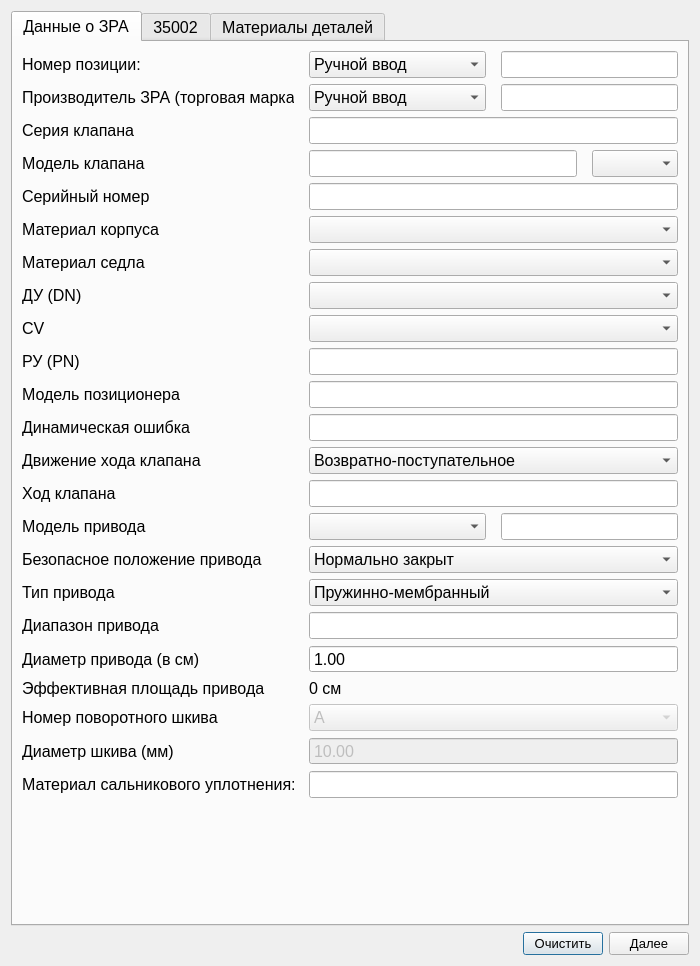
<?xml version="1.0" encoding="UTF-8"?>
<ui version="4.0">
 <class>ValveWindow</class>
 <widget class="QDialog" name="ValveWindow">
  <property name="geometry">
   <rect>
    <x>0</x>
    <y>0</y>
    <width>700</width>
    <height>966</height>
   </rect>
  </property>
  <property name="font">
   <font>
    <pointsize>10</pointsize>
   </font>
  </property>
  <property name="windowTitle">
   <string>Информация о ЗРА</string>
  </property>
  <layout class="QVBoxLayout" name="verticalLayout">
   <item>
    <widget class="QTabWidget" name="tabWidget_Data">
     <property name="font">
      <font>
       <pointsize>12</pointsize>
      </font>
     </property>
     <property name="currentIndex">
      <number>0</number>
     </property>
     <widget class="QWidget" name="tab_data">
      <attribute name="title">
       <string>Данные о ЗРА</string>
      </attribute>
      <layout class="QVBoxLayout" name="verticalLayout_2">
       <item>
        <layout class="QHBoxLayout" name="horizontalLayout_positionNumber">
         <property name="spacing">
          <number>15</number>
         </property>
         <item>
          <widget class="QLabel" name="label_positionNumber">
           <property name="minimumSize">
            <size>
             <width>272</width>
             <height>0</height>
            </size>
           </property>
           <property name="maximumSize">
            <size>
             <width>230</width>
             <height>16777215</height>
            </size>
           </property>
           <property name="text">
            <string>Номер позиции:</string>
           </property>
          </widget>
         </item>
         <item>
          <widget class="QComboBox" name="comboBox_positionNumber">
           <property name="sizePolicy">
            <sizepolicy hsizetype="Expanding" vsizetype="Fixed">
             <horstretch>0</horstretch>
             <verstretch>0</verstretch>
            </sizepolicy>
           </property>
           <item>
            <property name="text">
             <string>Ручной ввод</string>
            </property>
           </item>
          </widget>
         </item>
         <item>
          <widget class="QLineEdit" name="lineEdit_positionNumber">
           <property name="sizePolicy">
            <sizepolicy hsizetype="Expanding" vsizetype="Fixed">
             <horstretch>0</horstretch>
             <verstretch>0</verstretch>
            </sizepolicy>
           </property>
          </widget>
         </item>
        </layout>
       </item>
       <item>
        <layout class="QHBoxLayout" name="horizontalLayout_5">
         <property name="spacing">
          <number>15</number>
         </property>
         <item>
          <widget class="QLabel" name="label_manufacturer">
           <property name="sizePolicy">
            <sizepolicy hsizetype="Expanding" vsizetype="Preferred">
             <horstretch>0</horstretch>
             <verstretch>0</verstretch>
            </sizepolicy>
           </property>
           <property name="minimumSize">
            <size>
             <width>272</width>
             <height>0</height>
            </size>
           </property>
           <property name="maximumSize">
            <size>
             <width>230</width>
             <height>16777215</height>
            </size>
           </property>
           <property name="text">
            <string>Производитель ЗРА (торговая марка)</string>
           </property>
          </widget>
         </item>
         <item>
          <widget class="QComboBox" name="comboBox_manufacturer">
           <property name="sizePolicy">
            <sizepolicy hsizetype="Expanding" vsizetype="Fixed">
             <horstretch>0</horstretch>
             <verstretch>0</verstretch>
            </sizepolicy>
           </property>
           <property name="minimumSize">
            <size>
             <width>0</width>
             <height>0</height>
            </size>
           </property>
           <item>
            <property name="text">
             <string>Ручной ввод</string>
            </property>
           </item>
          </widget>
         </item>
         <item>
          <widget class="QLineEdit" name="lineEdit_manufacturer">
           <property name="sizePolicy">
            <sizepolicy hsizetype="Expanding" vsizetype="Fixed">
             <horstretch>0</horstretch>
             <verstretch>0</verstretch>
            </sizepolicy>
           </property>
          </widget>
         </item>
        </layout>
       </item>
       <item>
        <layout class="QHBoxLayout" name="horizontalLayout_valveSeries">
         <property name="spacing">
          <number>15</number>
         </property>
         <item>
          <widget class="QLabel" name="label_valveSeries">
           <property name="minimumSize">
            <size>
             <width>272</width>
             <height>0</height>
            </size>
           </property>
           <property name="maximumSize">
            <size>
             <width>230</width>
             <height>16777215</height>
            </size>
           </property>
           <property name="text">
            <string>Серия клапана</string>
           </property>
          </widget>
         </item>
         <item>
          <widget class="QLineEdit" name="lineEdit_valveSeries"/>
         </item>
        </layout>
       </item>
       <item>
        <layout class="QHBoxLayout" name="horizontalLayout_valveModel">
         <property name="spacing">
          <number>15</number>
         </property>
         <item>
          <widget class="QLabel" name="label_valveModel">
           <property name="minimumSize">
            <size>
             <width>272</width>
             <height>0</height>
            </size>
           </property>
           <property name="maximumSize">
            <size>
             <width>230</width>
             <height>16777215</height>
            </size>
           </property>
           <property name="text">
            <string>Модель клапана</string>
           </property>
          </widget>
         </item>
         <item>
          <widget class="QLineEdit" name="lineEdit_valveModel"/>
         </item>
         <item>
          <widget class="QComboBox" name="comboBox_valveModel">
           <property name="sizePolicy">
            <sizepolicy hsizetype="Preferred" vsizetype="Fixed">
             <horstretch>0</horstretch>
             <verstretch>0</verstretch>
            </sizepolicy>
           </property>
           <property name="minimumSize">
            <size>
             <width>0</width>
             <height>0</height>
            </size>
           </property>
          </widget>
         </item>
        </layout>
       </item>
       <item>
        <layout class="QHBoxLayout" name="horizontalLayout_6">
         <property name="spacing">
          <number>15</number>
         </property>
         <item>
          <widget class="QLabel" name="label_serial">
           <property name="minimumSize">
            <size>
             <width>272</width>
             <height>0</height>
            </size>
           </property>
           <property name="maximumSize">
            <size>
             <width>230</width>
             <height>16777215</height>
            </size>
           </property>
           <property name="text">
            <string>Серийный номер</string>
           </property>
          </widget>
         </item>
         <item>
          <widget class="QLineEdit" name="lineEdit_serial"/>
         </item>
        </layout>
       </item>
       <item>
        <layout class="QHBoxLayout" name="horizontalLayout_materialBody">
         <property name="spacing">
          <number>15</number>
         </property>
         <item>
          <widget class="QLabel" name="label_materialBody">
           <property name="minimumSize">
            <size>
             <width>272</width>
             <height>0</height>
            </size>
           </property>
           <property name="maximumSize">
            <size>
             <width>230</width>
             <height>16777215</height>
            </size>
           </property>
           <property name="text">
            <string>Материал корпуса</string>
           </property>
          </widget>
         </item>
         <item>
          <widget class="QComboBox" name="comboBox_materialBody">
           <property name="minimumSize">
            <size>
             <width>0</width>
             <height>0</height>
            </size>
           </property>
          </widget>
         </item>
        </layout>
       </item>
       <item>
        <layout class="QHBoxLayout" name="horizontalLayout_saddleMaterials">
         <property name="spacing">
          <number>15</number>
         </property>
         <item>
          <widget class="QLabel" name="label_material_saddleMaterials">
           <property name="minimumSize">
            <size>
             <width>272</width>
             <height>0</height>
            </size>
           </property>
           <property name="maximumSize">
            <size>
             <width>230</width>
             <height>16777215</height>
            </size>
           </property>
           <property name="text">
            <string>Материал седла</string>
           </property>
          </widget>
         </item>
         <item>
          <widget class="QComboBox" name="comboBox_materialSaddle"/>
         </item>
        </layout>
       </item>
       <item>
        <layout class="QHBoxLayout" name="horizontalLayout_8">
         <property name="spacing">
          <number>15</number>
         </property>
         <item>
          <widget class="QLabel" name="label_DN">
           <property name="minimumSize">
            <size>
             <width>272</width>
             <height>0</height>
            </size>
           </property>
           <property name="maximumSize">
            <size>
             <width>230</width>
             <height>16777215</height>
            </size>
           </property>
           <property name="text">
            <string>ДУ (DN)</string>
           </property>
          </widget>
         </item>
         <item>
          <widget class="QComboBox" name="comboBox_DN">
           <property name="sizePolicy">
            <sizepolicy hsizetype="Preferred" vsizetype="Fixed">
             <horstretch>0</horstretch>
             <verstretch>0</verstretch>
            </sizepolicy>
           </property>
           <property name="minimumSize">
            <size>
             <width>0</width>
             <height>0</height>
            </size>
           </property>
          </widget>
         </item>
        </layout>
       </item>
       <item>
        <layout class="QHBoxLayout" name="horizontalLayout_11">
         <property name="spacing">
          <number>15</number>
         </property>
         <item>
          <widget class="QLabel" name="label_CV">
           <property name="minimumSize">
            <size>
             <width>272</width>
             <height>0</height>
            </size>
           </property>
           <property name="maximumSize">
            <size>
             <width>230</width>
             <height>16777215</height>
            </size>
           </property>
           <property name="text">
            <string>CV</string>
           </property>
          </widget>
         </item>
         <item>
          <widget class="QComboBox" name="comboBox_CV"/>
         </item>
        </layout>
       </item>
       <item>
        <layout class="QHBoxLayout" name="horizontalLayout_PN">
         <property name="spacing">
          <number>15</number>
         </property>
         <item>
          <widget class="QLabel" name="label_PN">
           <property name="minimumSize">
            <size>
             <width>272</width>
             <height>0</height>
            </size>
           </property>
           <property name="maximumSize">
            <size>
             <width>230</width>
             <height>16777215</height>
            </size>
           </property>
           <property name="text">
            <string>РУ (PN)</string>
           </property>
          </widget>
         </item>
         <item>
          <widget class="QLineEdit" name="lineEdit_PN">
           <property name="sizePolicy">
            <sizepolicy hsizetype="Expanding" vsizetype="Fixed">
             <horstretch>0</horstretch>
             <verstretch>0</verstretch>
            </sizepolicy>
           </property>
          </widget>
         </item>
        </layout>
       </item>
       <item>
        <layout class="QHBoxLayout" name="horizontalLayout_12">
         <property name="spacing">
          <number>15</number>
         </property>
         <item>
          <widget class="QLabel" name="label_positioner">
           <property name="minimumSize">
            <size>
             <width>272</width>
             <height>0</height>
            </size>
           </property>
           <property name="maximumSize">
            <size>
             <width>230</width>
             <height>16777215</height>
            </size>
           </property>
           <property name="text">
            <string>Модель позиционера</string>
           </property>
          </widget>
         </item>
         <item>
          <widget class="QLineEdit" name="lineEdit_positioner"/>
         </item>
        </layout>
       </item>
       <item>
        <layout class="QHBoxLayout" name="horizontalLayout_13">
         <property name="spacing">
          <number>15</number>
         </property>
         <item>
          <widget class="QLabel" name="label_16">
           <property name="minimumSize">
            <size>
             <width>272</width>
             <height>0</height>
            </size>
           </property>
           <property name="maximumSize">
            <size>
             <width>230</width>
             <height>16777215</height>
            </size>
           </property>
           <property name="text">
            <string>Динамическая ошибка</string>
           </property>
          </widget>
         </item>
         <item>
          <widget class="QLineEdit" name="lineEdit_dinamicError"/>
         </item>
        </layout>
       </item>
       <item>
        <layout class="QHBoxLayout" name="horizontalLayout_20">
         <property name="spacing">
          <number>15</number>
         </property>
         <item>
          <widget class="QLabel" name="label_17">
           <property name="minimumSize">
            <size>
             <width>272</width>
             <height>0</height>
            </size>
           </property>
           <property name="maximumSize">
            <size>
             <width>230</width>
             <height>16777215</height>
            </size>
           </property>
           <property name="text">
            <string>Движение хода клапана</string>
           </property>
          </widget>
         </item>
         <item>
          <widget class="QComboBox" name="comboBox_stroke_movement">
           <item>
            <property name="text">
             <string>Возвратно-поступательное</string>
            </property>
           </item>
           <item>
            <property name="text">
             <string>Поворотное</string>
            </property>
           </item>
          </widget>
         </item>
        </layout>
       </item>
       <item>
        <layout class="QHBoxLayout" name="horizontalLayout_valveStroke">
         <property name="spacing">
          <number>15</number>
         </property>
         <item>
          <widget class="QLabel" name="label_valveStroke">
           <property name="minimumSize">
            <size>
             <width>272</width>
             <height>0</height>
            </size>
           </property>
           <property name="maximumSize">
            <size>
             <width>230</width>
             <height>16777215</height>
            </size>
           </property>
           <property name="text">
            <string>Ход клапана</string>
           </property>
          </widget>
         </item>
         <item>
          <widget class="QLineEdit" name="lineEdit_valveStroke"/>
         </item>
        </layout>
       </item>
       <item>
        <layout class="QHBoxLayout" name="horizontalLayout_14">
         <property name="spacing">
          <number>15</number>
         </property>
         <item>
          <widget class="QLabel" name="label_20">
           <property name="minimumSize">
            <size>
             <width>272</width>
             <height>0</height>
            </size>
           </property>
           <property name="maximumSize">
            <size>
             <width>230</width>
             <height>16777215</height>
            </size>
           </property>
           <property name="text">
            <string>Модель привода</string>
           </property>
          </widget>
         </item>
         <item>
          <widget class="QComboBox" name="comboBox_driveModel">
           <property name="sizePolicy">
            <sizepolicy hsizetype="Expanding" vsizetype="Fixed">
             <horstretch>0</horstretch>
             <verstretch>0</verstretch>
            </sizepolicy>
           </property>
           <property name="minimumSize">
            <size>
             <width>0</width>
             <height>0</height>
            </size>
           </property>
          </widget>
         </item>
         <item>
          <widget class="QLineEdit" name="lineEdit_modelDrive"/>
         </item>
        </layout>
       </item>
       <item>
        <layout class="QHBoxLayout" name="horizontalLayout_safePosition">
         <property name="spacing">
          <number>15</number>
         </property>
         <item>
          <widget class="QLabel" name="label_safePosition">
           <property name="minimumSize">
            <size>
             <width>272</width>
             <height>0</height>
            </size>
           </property>
           <property name="maximumSize">
            <size>
             <width>230</width>
             <height>16777215</height>
            </size>
           </property>
           <property name="text">
            <string>Безопасное положение привода</string>
           </property>
          </widget>
         </item>
         <item>
          <widget class="QComboBox" name="comboBox_safePosition">
           <item>
            <property name="text">
             <string>Нормально закрыт</string>
            </property>
           </item>
           <item>
            <property name="text">
             <string>Нормально открыт</string>
            </property>
           </item>
          </widget>
         </item>
        </layout>
       </item>
       <item>
        <layout class="QHBoxLayout" name="horizontalLayout_16">
         <property name="spacing">
          <number>15</number>
         </property>
         <item>
          <widget class="QLabel" name="label_12">
           <property name="minimumSize">
            <size>
             <width>272</width>
             <height>0</height>
            </size>
           </property>
           <property name="maximumSize">
            <size>
             <width>230</width>
             <height>16777215</height>
            </size>
           </property>
           <property name="text">
            <string>Тип привода</string>
           </property>
          </widget>
         </item>
         <item>
          <widget class="QComboBox" name="comboBox_driveType">
           <item>
            <property name="text">
             <string>Пружинно-мембранный</string>
            </property>
           </item>
           <item>
            <property name="text">
             <string>Поршневой</string>
            </property>
           </item>
          </widget>
         </item>
        </layout>
       </item>
       <item>
        <layout class="QHBoxLayout" name="horizontalLayout_17">
         <property name="spacing">
          <number>15</number>
         </property>
         <item>
          <widget class="QLabel" name="label_13">
           <property name="minimumSize">
            <size>
             <width>272</width>
             <height>0</height>
            </size>
           </property>
           <property name="maximumSize">
            <size>
             <width>230</width>
             <height>16777215</height>
            </size>
           </property>
           <property name="text">
            <string>Диапазон привода</string>
           </property>
          </widget>
         </item>
         <item>
          <widget class="QLineEdit" name="lineEdit_range"/>
         </item>
        </layout>
       </item>
       <item>
        <layout class="QHBoxLayout" name="horizontalLayout_18">
         <property name="spacing">
          <number>15</number>
         </property>
         <item>
          <widget class="QLabel" name="label_14">
           <property name="minimumSize">
            <size>
             <width>272</width>
             <height>0</height>
            </size>
           </property>
           <property name="maximumSize">
            <size>
             <width>230</width>
             <height>16777215</height>
            </size>
           </property>
           <property name="text">
            <string>Диаметр привода (в см)</string>
           </property>
          </widget>
         </item>
         <item>
          <widget class="QDoubleSpinBox" name="doubleSpinBox_diameter">
           <property name="buttonSymbols">
            <enum>QAbstractSpinBox::ButtonSymbols::NoButtons</enum>
           </property>
           <property name="minimum">
            <double>1.000000000000000</double>
           </property>
           <property name="maximum">
            <double>100.000000000000000</double>
           </property>
          </widget>
         </item>
        </layout>
       </item>
       <item>
        <layout class="QHBoxLayout" name="horizontalLayout_square">
         <property name="spacing">
          <number>15</number>
         </property>
         <item>
          <widget class="QLabel" name="label_square_2">
           <property name="minimumSize">
            <size>
             <width>272</width>
             <height>0</height>
            </size>
           </property>
           <property name="maximumSize">
            <size>
             <width>230</width>
             <height>16777215</height>
            </size>
           </property>
           <property name="text">
            <string>Эффективная площадь привода</string>
           </property>
          </widget>
         </item>
         <item>
          <widget class="QLabel" name="label_square">
           <property name="text">
            <string>0 см</string>
           </property>
          </widget>
         </item>
        </layout>
       </item>
       <item>
        <layout class="QHBoxLayout" name="horizontalLayout_toolNumber">
         <property name="spacing">
          <number>15</number>
         </property>
         <item>
          <widget class="QLabel" name="label_toolNumber">
           <property name="minimumSize">
            <size>
             <width>272</width>
             <height>0</height>
            </size>
           </property>
           <property name="maximumSize">
            <size>
             <width>230</width>
             <height>16777215</height>
            </size>
           </property>
           <property name="text">
            <string>Номер поворотного шкива</string>
           </property>
          </widget>
         </item>
         <item>
          <widget class="QComboBox" name="comboBox_toolNumber">
           <property name="enabled">
            <bool>false</bool>
           </property>
           <item>
            <property name="text">
             <string>A</string>
            </property>
           </item>
           <item>
            <property name="text">
             <string>B</string>
            </property>
           </item>
           <item>
            <property name="text">
             <string>C</string>
            </property>
           </item>
           <item>
            <property name="text">
             <string>D</string>
            </property>
           </item>
           <item>
            <property name="text">
             <string>Другое значение</string>
            </property>
           </item>
          </widget>
         </item>
        </layout>
       </item>
       <item>
        <layout class="QHBoxLayout" name="horizontalLayout_22">
         <property name="spacing">
          <number>15</number>
         </property>
         <item>
          <widget class="QLabel" name="label_21">
           <property name="minimumSize">
            <size>
             <width>272</width>
             <height>0</height>
            </size>
           </property>
           <property name="maximumSize">
            <size>
             <width>230</width>
             <height>16777215</height>
            </size>
           </property>
           <property name="text">
            <string>Диаметр шкива (мм)</string>
           </property>
          </widget>
         </item>
         <item>
          <widget class="QDoubleSpinBox" name="doubleSpinBox_diameter_pulley">
           <property name="enabled">
            <bool>false</bool>
           </property>
           <property name="buttonSymbols">
            <enum>QAbstractSpinBox::ButtonSymbols::NoButtons</enum>
           </property>
           <property name="minimum">
            <double>0.000000000000000</double>
           </property>
           <property name="maximum">
            <double>200.000000000000000</double>
           </property>
           <property name="value">
            <double>10.000000000000000</double>
           </property>
          </widget>
         </item>
        </layout>
       </item>
       <item>
        <layout class="QHBoxLayout" name="horizontalLayout_materialStuffingBoxSeal">
         <property name="spacing">
          <number>15</number>
         </property>
         <item>
          <widget class="QLabel" name="label_materialStuffingBoxSeal">
           <property name="minimumSize">
            <size>
             <width>272</width>
             <height>0</height>
            </size>
           </property>
           <property name="maximumSize">
            <size>
             <width>230</width>
             <height>16777215</height>
            </size>
           </property>
           <property name="text">
            <string>Материал сальникового уплотнения:</string>
           </property>
          </widget>
         </item>
         <item>
          <widget class="QLineEdit" name="lineEdit_materialStuffingBoxSeal"/>
         </item>
        </layout>
       </item>
       <item>
        <spacer name="verticalSpacer">
         <property name="orientation">
          <enum>Qt::Orientation::Vertical</enum>
         </property>
         <property name="sizeHint" stdset="0">
          <size>
           <width>20</width>
           <height>40</height>
          </size>
         </property>
        </spacer>
       </item>
      </layout>
     </widget>
     <widget class="QWidget" name="tab">
      <attribute name="title">
       <string>35002</string>
      </attribute>
      <layout class="QVBoxLayout" name="verticalLayout_4">
       <item>
        <layout class="QHBoxLayout" name="horizontalLayout_23">
         <property name="spacing">
          <number>15</number>
         </property>
         <item>
          <widget class="QLabel" name="label_plunger">
           <property name="sizePolicy">
            <sizepolicy hsizetype="Expanding" vsizetype="Preferred">
             <horstretch>0</horstretch>
             <verstretch>0</verstretch>
            </sizepolicy>
           </property>
           <property name="text">
            <string>Плунжер</string>
           </property>
          </widget>
         </item>
         <item>
          <widget class="QLineEdit" name="lineEdit_plunger"/>
         </item>
        </layout>
       </item>
       <item>
        <layout class="QHBoxLayout" name="horizontalLayout_24">
         <property name="spacing">
          <number>15</number>
         </property>
         <item>
          <widget class="QLabel" name="label_saddle">
           <property name="sizePolicy">
            <sizepolicy hsizetype="Expanding" vsizetype="Preferred">
             <horstretch>0</horstretch>
             <verstretch>0</verstretch>
            </sizepolicy>
           </property>
           <property name="text">
            <string>Седло</string>
           </property>
          </widget>
         </item>
         <item>
          <widget class="QLineEdit" name="lineEdit_saddle"/>
         </item>
        </layout>
       </item>
       <item>
        <layout class="QHBoxLayout" name="horizontalLayout_25">
         <property name="spacing">
          <number>15</number>
         </property>
         <item>
          <widget class="QLabel" name="label_bushing">
           <property name="sizePolicy">
            <sizepolicy hsizetype="Expanding" vsizetype="Preferred">
             <horstretch>0</horstretch>
             <verstretch>0</verstretch>
            </sizepolicy>
           </property>
           <property name="text">
            <string>Втулка</string>
           </property>
          </widget>
         </item>
         <item>
          <widget class="QLineEdit" name="lineEdit_bushing"/>
         </item>
        </layout>
       </item>
       <item>
        <layout class="QHBoxLayout" name="horizontalLayout_26">
         <property name="spacing">
          <number>15</number>
         </property>
         <item>
          <widget class="QLabel" name="label_oRing">
           <property name="sizePolicy">
            <sizepolicy hsizetype="Expanding" vsizetype="Preferred">
             <horstretch>0</horstretch>
             <verstretch>0</verstretch>
            </sizepolicy>
           </property>
           <property name="text">
            <string>Уплотнительное кольцо O-ring</string>
           </property>
          </widget>
         </item>
         <item>
          <widget class="QLineEdit" name="lineEdit_oRing"/>
         </item>
        </layout>
       </item>
       <item>
        <layout class="QHBoxLayout" name="horizontalLayout_28">
         <property name="spacing">
          <number>15</number>
         </property>
         <item>
          <widget class="QLabel" name="label_stuffingBoxSeal">
           <property name="sizePolicy">
            <sizepolicy hsizetype="Expanding" vsizetype="Preferred">
             <horstretch>0</horstretch>
             <verstretch>0</verstretch>
            </sizepolicy>
           </property>
           <property name="text">
            <string>Сальниковое уплотнение</string>
           </property>
          </widget>
         </item>
         <item>
          <widget class="QLineEdit" name="lineEdit_stuffingSeal"/>
         </item>
        </layout>
       </item>
       <item>
        <layout class="QHBoxLayout" name="horizontalLayout_27">
         <property name="spacing">
          <number>15</number>
         </property>
         <item>
          <widget class="QLabel" name="label_driveDiaphragm">
           <property name="sizePolicy">
            <sizepolicy hsizetype="Expanding" vsizetype="Preferred">
             <horstretch>0</horstretch>
             <verstretch>0</verstretch>
            </sizepolicy>
           </property>
           <property name="text">
            <string>Мембрана привода</string>
           </property>
          </widget>
         </item>
         <item>
          <widget class="QLineEdit" name="lineEdit_diaphragm"/>
         </item>
        </layout>
       </item>
       <item>
        <layout class="QHBoxLayout" name="horizontalLayout_29">
         <property name="spacing">
          <number>15</number>
         </property>
         <item>
          <widget class="QLabel" name="label_setOfCovers">
           <property name="sizePolicy">
            <sizepolicy hsizetype="Expanding" vsizetype="Preferred">
             <horstretch>0</horstretch>
             <verstretch>0</verstretch>
            </sizepolicy>
           </property>
           <property name="text">
            <string>Комплект крышек</string>
           </property>
          </widget>
         </item>
         <item>
          <widget class="QLineEdit" name="lineEdit_covers"/>
         </item>
        </layout>
       </item>
       <item>
        <layout class="QHBoxLayout" name="horizontalLayout_30">
         <property name="spacing">
          <number>15</number>
         </property>
         <item>
          <widget class="QLabel" name="label_shaft">
           <property name="sizePolicy">
            <sizepolicy hsizetype="Expanding" vsizetype="Preferred">
             <horstretch>0</horstretch>
             <verstretch>0</verstretch>
            </sizepolicy>
           </property>
           <property name="text">
            <string>Вал</string>
           </property>
          </widget>
         </item>
         <item>
          <widget class="QLineEdit" name="lineEdit_shaft"/>
         </item>
        </layout>
       </item>
       <item>
        <layout class="QHBoxLayout" name="horizontalLayout_31">
         <property name="spacing">
          <number>15</number>
         </property>
         <item>
          <widget class="QLabel" name="label_saddleLock">
           <property name="sizePolicy">
            <sizepolicy hsizetype="Expanding" vsizetype="Preferred">
             <horstretch>0</horstretch>
             <verstretch>0</verstretch>
            </sizepolicy>
           </property>
           <property name="text">
            <string>Фиксатор седла</string>
           </property>
          </widget>
         </item>
         <item>
          <widget class="QLineEdit" name="lineEdit_saddleLock"/>
         </item>
        </layout>
       </item>
       <item>
        <spacer name="verticalSpacer_3">
         <property name="orientation">
          <enum>Qt::Orientation::Vertical</enum>
         </property>
         <property name="sizeHint" stdset="0">
          <size>
           <width>20</width>
           <height>40</height>
          </size>
         </property>
        </spacer>
       </item>
      </layout>
     </widget>
     <widget class="QWidget" name="tab_materials">
      <attribute name="title">
       <string>Материалы деталей</string>
      </attribute>
      <layout class="QVBoxLayout" name="verticalLayout_3">
       <item>
        <layout class="QHBoxLayout" name="horizontalLayout_2">
         <property name="spacing">
          <number>15</number>
         </property>
         <item>
          <widget class="QLabel" name="label_23">
           <property name="sizePolicy">
            <sizepolicy hsizetype="Expanding" vsizetype="Preferred">
             <horstretch>0</horstretch>
             <verstretch>0</verstretch>
            </sizepolicy>
           </property>
           <property name="text">
            <string>Корпус</string>
           </property>
          </widget>
         </item>
         <item>
          <widget class="QLineEdit" name="lineEdit_materialCorpus"/>
         </item>
        </layout>
       </item>
       <item>
        <layout class="QHBoxLayout" name="horizontalLayout_3">
         <property name="spacing">
          <number>15</number>
         </property>
         <item>
          <widget class="QLabel" name="label_24">
           <property name="sizePolicy">
            <sizepolicy hsizetype="Expanding" vsizetype="Preferred">
             <horstretch>0</horstretch>
             <verstretch>0</verstretch>
            </sizepolicy>
           </property>
           <property name="text">
            <string>Крышка</string>
           </property>
          </widget>
         </item>
         <item>
          <widget class="QLineEdit" name="lineEdit_materialCap"/>
         </item>
        </layout>
       </item>
       <item>
        <layout class="QHBoxLayout" name="horizontalLayout_7">
         <property name="spacing">
          <number>15</number>
         </property>
         <item>
          <widget class="QLabel" name="label_26">
           <property name="sizePolicy">
            <sizepolicy hsizetype="Expanding" vsizetype="Preferred">
             <horstretch>0</horstretch>
             <verstretch>0</verstretch>
            </sizepolicy>
           </property>
           <property name="text">
            <string>Шар</string>
           </property>
          </widget>
         </item>
         <item>
          <widget class="QLineEdit" name="lineEdit_materialBall"/>
         </item>
        </layout>
       </item>
       <item>
        <layout class="QHBoxLayout" name="horizontalLayout_9">
         <property name="spacing">
          <number>15</number>
         </property>
         <item>
          <widget class="QLabel" name="label_27">
           <property name="sizePolicy">
            <sizepolicy hsizetype="Expanding" vsizetype="Preferred">
             <horstretch>0</horstretch>
             <verstretch>0</verstretch>
            </sizepolicy>
           </property>
           <property name="text">
            <string>Диск</string>
           </property>
          </widget>
         </item>
         <item>
          <widget class="QLineEdit" name="lineEdit_materialDisk"/>
         </item>
        </layout>
       </item>
       <item>
        <layout class="QHBoxLayout" name="horizontalLayout_10">
         <property name="spacing">
          <number>15</number>
         </property>
         <item>
          <widget class="QLabel" name="label_28">
           <property name="sizePolicy">
            <sizepolicy hsizetype="Expanding" vsizetype="Preferred">
             <horstretch>0</horstretch>
             <verstretch>0</verstretch>
            </sizepolicy>
           </property>
           <property name="text">
            <string>Плунжер</string>
           </property>
          </widget>
         </item>
         <item>
          <widget class="QLineEdit" name="lineEdit_materialPlunger"/>
         </item>
        </layout>
       </item>
       <item>
        <layout class="QHBoxLayout" name="horizontalLayout_15">
         <property name="spacing">
          <number>15</number>
         </property>
         <item>
          <widget class="QLabel" name="label_29">
           <property name="sizePolicy">
            <sizepolicy hsizetype="Expanding" vsizetype="Preferred">
             <horstretch>0</horstretch>
             <verstretch>0</verstretch>
            </sizepolicy>
           </property>
           <property name="text">
            <string>Вал</string>
           </property>
          </widget>
         </item>
         <item>
          <widget class="QLineEdit" name="lineEdit_materialShaft"/>
         </item>
        </layout>
       </item>
       <item>
        <layout class="QHBoxLayout" name="horizontalLayout_19">
         <property name="spacing">
          <number>15</number>
         </property>
         <item>
          <widget class="QLabel" name="label_30">
           <property name="sizePolicy">
            <sizepolicy hsizetype="Expanding" vsizetype="Preferred">
             <horstretch>0</horstretch>
             <verstretch>0</verstretch>
            </sizepolicy>
           </property>
           <property name="text">
            <string>Шток</string>
           </property>
          </widget>
         </item>
         <item>
          <widget class="QLineEdit" name="lineEdit_materialStock"/>
         </item>
        </layout>
       </item>
       <item>
        <layout class="QHBoxLayout" name="horizontalLayout_21">
         <property name="spacing">
          <number>15</number>
         </property>
         <item>
          <widget class="QLabel" name="label_31">
           <property name="sizePolicy">
            <sizepolicy hsizetype="Expanding" vsizetype="Preferred">
             <horstretch>0</horstretch>
             <verstretch>0</verstretch>
            </sizepolicy>
           </property>
           <property name="text">
            <string>Направляющая втулка</string>
           </property>
          </widget>
         </item>
         <item>
          <widget class="QLineEdit" name="lineEdit_materialGuideSleeve"/>
         </item>
        </layout>
       </item>
       <item>
        <spacer name="verticalSpacer_2">
         <property name="orientation">
          <enum>Qt::Orientation::Vertical</enum>
         </property>
         <property name="sizeHint" stdset="0">
          <size>
           <width>20</width>
           <height>40</height>
          </size>
         </property>
        </spacer>
       </item>
      </layout>
     </widget>
    </widget>
   </item>
   <item>
    <layout class="QHBoxLayout" name="horizontalLayout">
     <item>
      <spacer name="horizontalSpacer">
       <property name="orientation">
        <enum>Qt::Orientation::Horizontal</enum>
       </property>
       <property name="sizeHint" stdset="0">
        <size>
         <width>40</width>
         <height>20</height>
        </size>
       </property>
      </spacer>
     </item>
     <item>
      <widget class="QPushButton" name="pushButton_clear">
       <property name="text">
        <string>Очистить</string>
       </property>
      </widget>
     </item>
     <item>
      <widget class="QPushButton" name="pushButton">
       <property name="text">
        <string>Далее</string>
       </property>
      </widget>
     </item>
    </layout>
   </item>
  </layout>
 </widget>
 <tabstops>
  <tabstop>tabWidget_Data</tabstop>
  <tabstop>pushButton</tabstop>
  <tabstop>pushButton_clear</tabstop>
  <tabstop>lineEdit_materialCap</tabstop>
  <tabstop>lineEdit_materialBall</tabstop>
  <tabstop>lineEdit_materialDisk</tabstop>
  <tabstop>lineEdit_materialPlunger</tabstop>
  <tabstop>lineEdit_materialShaft</tabstop>
  <tabstop>lineEdit_materialStock</tabstop>
  <tabstop>lineEdit_materialGuideSleeve</tabstop>
  <tabstop>lineEdit_materialCorpus</tabstop>
 </tabstops>
 <resources/>
 <connections/>
</ui>
